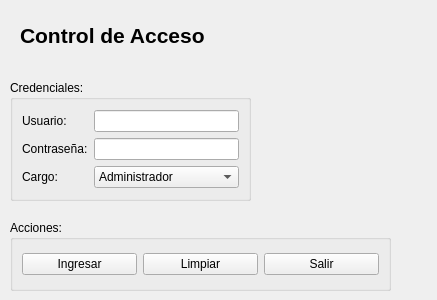
<?xml version="1.0" encoding="UTF-8"?>
<ui version="4.0">
 <class>Form</class>
 <widget class="QWidget" name="Form">
  <property name="geometry">
   <rect>
    <x>0</x>
    <y>0</y>
    <width>437</width>
    <height>300</height>
   </rect>
  </property>
  <property name="windowTitle">
   <string>Form</string>
  </property>
  <widget class="QLabel" name="label_7">
   <property name="geometry">
    <rect>
     <x>20</x>
     <y>20</y>
     <width>191</width>
     <height>31</height>
    </rect>
   </property>
   <property name="font">
    <font>
     <pointsize>16</pointsize>
     <weight>75</weight>
     <bold>true</bold>
    </font>
   </property>
   <property name="text">
    <string>Control de Acceso</string>
   </property>
  </widget>
  <widget class="QGroupBox" name="gridGroupBox_3">
   <property name="geometry">
    <rect>
     <x>10</x>
     <y>80</y>
     <width>241</width>
     <height>121</height>
    </rect>
   </property>
   <property name="font">
    <font>
     <underline>false</underline>
    </font>
   </property>
   <property name="contextMenuPolicy">
    <enum>Qt::NoContextMenu</enum>
   </property>
   <property name="acceptDrops">
    <bool>false</bool>
   </property>
   <property name="autoFillBackground">
    <bool>false</bool>
   </property>
   <property name="styleSheet">
    <string notr="true"/>
   </property>
   <property name="title">
    <string>Credenciales:</string>
   </property>
   <layout class="QGridLayout" name="gridLayout_3">
    <item row="0" column="0">
     <layout class="QGridLayout" name="gridLayout_4">
      <item row="1" column="2">
       <widget class="QLineEdit" name="txt_password">
        <property name="echoMode">
         <enum>QLineEdit::Password</enum>
        </property>
       </widget>
      </item>
      <item row="0" column="2">
       <widget class="QLineEdit" name="txt_usuario"/>
      </item>
      <item row="2" column="2">
       <widget class="QComboBox" name="cbx_cargo">
        <property name="toolTip">
         <string/>
        </property>
        <property name="statusTip">
         <string/>
        </property>
        <property name="whatsThis">
         <string/>
        </property>
        <property name="accessibleName">
         <string/>
        </property>
        <property name="currentText">
         <string notr="true">Administrador</string>
        </property>
        <item>
         <property name="text">
          <string>Administrador</string>
         </property>
        </item>
        <item>
         <property name="text">
          <string>Cajera</string>
         </property>
        </item>
        <item>
         <property name="text">
          <string>Vendedor</string>
         </property>
        </item>
       </widget>
      </item>
      <item row="0" column="1">
       <widget class="QLabel" name="label_8">
        <property name="text">
         <string>Usuario:</string>
        </property>
       </widget>
      </item>
      <item row="1" column="1">
       <widget class="QLabel" name="label_9">
        <property name="text">
         <string>Contraseña:</string>
        </property>
       </widget>
      </item>
      <item row="2" column="1">
       <widget class="QLabel" name="label_10">
        <property name="text">
         <string>Cargo:</string>
        </property>
       </widget>
      </item>
     </layout>
    </item>
   </layout>
  </widget>
  <widget class="QGroupBox" name="horizontalGroupBox_2">
   <property name="geometry">
    <rect>
     <x>10</x>
     <y>220</y>
     <width>381</width>
     <height>71</height>
    </rect>
   </property>
   <property name="title">
    <string>Acciones:</string>
   </property>
   <layout class="QHBoxLayout" name="horizontalLayout_2">
    <item>
     <widget class="QPushButton" name="btn_ingresar">
      <property name="text">
       <string>Ingresar</string>
      </property>
     </widget>
    </item>
    <item>
     <widget class="QPushButton" name="btn_limpiar">
      <property name="text">
       <string>Limpiar</string>
      </property>
     </widget>
    </item>
    <item>
     <widget class="QPushButton" name="btn_cancelar">
      <property name="text">
       <string>Salir</string>
      </property>
     </widget>
    </item>
   </layout>
  </widget>
  <widget class="QLabel" name="lbl_logo">
   <property name="geometry">
    <rect>
     <x>230</x>
     <y>20</y>
     <width>171</width>
     <height>51</height>
    </rect>
   </property>
   <property name="text">
    <string/>
   </property>
   <property name="pixmap">
    <pixmap>../resource/image/logo_ferremax.jpg</pixmap>
   </property>
   <property name="scaledContents">
    <bool>true</bool>
   </property>
  </widget>
  <widget class="QLabel" name="lbl_icono_usuario">
   <property name="geometry">
    <rect>
     <x>270</x>
     <y>70</y>
     <width>131</width>
     <height>131</height>
    </rect>
   </property>
   <property name="text">
    <string/>
   </property>
   <property name="pixmap">
    <pixmap>../resource/image/vendedora.png</pixmap>
   </property>
   <property name="scaledContents">
    <bool>true</bool>
   </property>
  </widget>
 </widget>
 <resources/>
 <connections/>
</ui>
